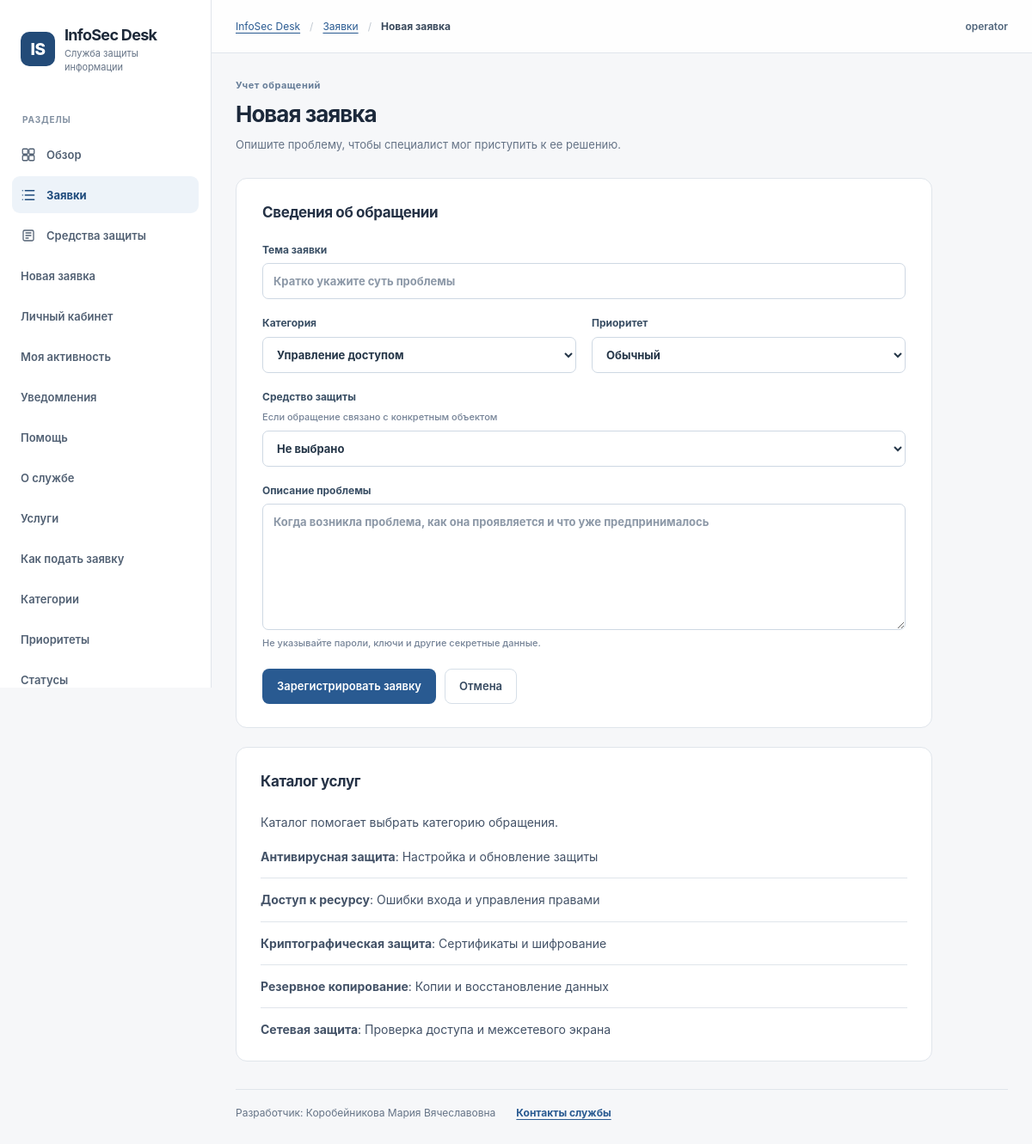
The page /tickets/new (signed in) on the database its author committed.
### tables this page shows
CREATE TABLE users (
    id INTEGER PRIMARY KEY,
    username TEXT NOT NULL UNIQUE COLLATE NOCASE,
    full_name TEXT NOT NULL,
    password_hash TEXT NOT NULL,
    role TEXT NOT NULL CHECK (role IN ('requester', 'operator', 'admin')),
    active INTEGER NOT NULL DEFAULT 1 CHECK (active IN (0, 1)),
    created_at TEXT NOT NULL DEFAULT (datetime('now'))
);

CREATE TABLE service_catalog (
 id INTEGER PRIMARY KEY, code TEXT NOT NULL UNIQUE, name TEXT NOT NULL,
 description TEXT NOT NULL DEFAULT '', category TEXT NOT NULL, active INTEGER NOT NULL DEFAULT 1
);

### src/infosec_desk/web.py (the view)
    @app.get("/tickets/new")
    def new_ticket_page():
        require_user()
        return show(
            "ticket_new.html",
            "Новая заявка",
            assets=service.assets(db_path),
            services=service.list_services(db_path, True),
        )

### src/infosec_desk/db.py (called while the page is built)
def connect(path: str | Path) -> sqlite3.Connection:
    db = sqlite3.connect(str(path), timeout=10)
    db.row_factory = sqlite3.Row
    db.execute("PRAGMA foreign_keys = ON")
    db.execute("PRAGMA busy_timeout = 5000")
    return db

### src/infosec_desk/security.py (called while the page is built)
def new_csrf_token() -> str:
    return secrets.token_urlsafe(32)

### src/infosec_desk/service.py (called while the page is built)
def find_user(db_path, user_id):
    with connect(db_path) as db:
        row = db.execute(
            "SELECT id,username,full_name,role,active FROM users WHERE id=?", (user_id,)
        ).fetchone()
    return dict(row) if row and row["active"] else None

def assets(db_path):
    with connect(db_path) as db:
        return [
            dict(row) for row in db.execute("SELECT * FROM assets WHERE active=1 ORDER BY name")
        ]

def list_services(db_path, active_only=False):
    with connect(db_path) as db:
        sql = (
            "SELECT * FROM service_catalog"
            + (" WHERE active=1" if active_only else "")
            + " ORDER BY name"
        )
        return [dict(x) for x in db.execute(sql)]

def get_settings(db_path):
    with connect(db_path) as db:
        settings = {
            r["setting_key"]: r["setting_value"]
            for r in db.execute("SELECT * FROM application_settings")
        }
    return {
        "help_email": settings.get("help_email", "Уточняется у администратора"),
        "office_hours": settings.get("office_hours", "Пн-Пт, 09:00-18:00"),
        "site_title": settings.get("site_title", "InfoSec Desk"),
    }

### src/infosec_desk/templates/ticket_new.html (shortened to what this page needs)
{% extends "base.html" %}
{% block content %}
<div class="page-head"><div><p class="section-label">Учет обращений</p><h1>Новая заявка</h1><p class="page-description">Опишите проблему, чтобы специалист мог приступить к ее решению.</p></div></div>
<section class="panel narrow" aria-labelledby="new-ticket-title">
  <div class="field-panel">
    <h2 id="new-ticket-title">Сведения об обращении</h2>
    <form method="post" action="/tickets" class="stack">
      <label for="ticket-title">Тема заявки<input id="ticket-title" name="title" required minlength="5" maxlength="160" placeholder="Кратко укажите суть проблемы" autofocus></label>
      <div class="form-grid">
        <label for="ticket-category">Категория<select id="ticket-category" name="category" required>{% for key,label in categories.items() %}<option value="{{ key }}">{{ label }}</option>{% endfor %}</select></label>
        <label for="ticket-priority">Приоритет<select id="ticket-priority" name="priority" required>{% for key,label in priorities.items() %}<option value="{{ key }}" {% if key=='normal' %}selected{% endif %}>{{ label }}</option>{% endfor %}</select></label>
      </div>
      <label for="ticket-asset">Средство защиты <span class="hint">Если обращение связано с конкретным объектом</span>
        <select id="ticket-asset" name="asset_id"><option value="">Не выбрано</option>{% for asset in assets %}<option value="{{ asset.id }}">{{ asset.inventory_no }} - {{ asset.name }}</option>{% endfor %}</select>
      </label>
      <label for="ticket-description">Описание проблемы
        <textarea id="ticket-description" name="description" rows="6" required minlength="10" maxlength="4000" placeholder="Когда возникла проблема, как она проявляется и что уже предпринималось"></textarea>
        <span class="hint">Не указывайте пароли, ключи и другие секретные данные.</span>
      </label>
      <div class="form-actions"><button class="primary" type="submit">Зарегистрировать заявку</button><a class="button secondary" href="/tickets">Отмена</a></div>
    </form>
  </div>
</section>
<section class="panel narrow" aria-labelledby="catalog-title">
  <div class="panel-body readable-text">
    <h2 id="catalog-title" class="panel-title">Каталог услуг</h2>
    <p>Каталог помогает выбрать категорию обращения.</p>
    <ul class="content-list">{% for item in services %}
      <li><strong>{{ item.name }}</strong>: {{ item.description }}</li>
    {% else %}<li>Каталог услуг пока пуст.</li>{% endfor %}</ul>
  </div>
</section>
{% endblock %}

### src/infosec_desk/templates/base.html (shortened to what this page needs)
<!DOCTYPE html>
<html lang="ru">
<head>
  <link rel="stylesheet" href="/static/style.css?v=4">
</head>
<body>
<div class="layout">
  <aside class="sidebar" aria-label="Навигация">
    <a class="brand" href="/public/overview" aria-label="InfoSec Desk, на главную">
      <span class="brand-mark" aria-hidden="true">IS</span>
      <span><strong>InfoSec Desk</strong><small>Служба защиты информации</small></span>
    </a>
    <div class="sidebar-label">Разделы</div>
    <nav class="menu" aria-label="Главное меню">
      {% if user %}
      <a href="/" class="{{ 'active' if request.path == '/' else '' }}" {% if request.path == '/' %}aria-current="page"{% endif %}>
        Обзор
      </a>
      <a href="/tickets" class="{{ 'active' if request.path.startswith('/tickets') else '' }}" {% if request.path.startswith('/tickets') %}aria-current="page"{% endif %}>
        <svg class="menu-icon" aria-hidden="true" viewBox="0 0 24 24" fill="none" stroke="currentColor" stroke-width="1.7" stroke-linecap="round" stroke-linejoin="round"><path d="M7 5h14M7 12h14M7 19h14"/><path d="M3 5h.01M3 12h.01M3 19h.01"/></svg>
        Заявки
      </a>
      <a href="/assets" class="{{ 'active' if request.path == '/assets' else '' }}" {% if request.path == '/assets' %}aria-current="page"{% endif %}>
        <svg class="menu-icon" aria-hidden="true" viewBox="0 0 24 24" fill="none" stroke="currentColor" stroke-width="1.7" stroke-linecap="round" stroke-linejoin="round"><rect x="4" y="4" width="16" height="16" rx="2"/><path d="M8 8h8M8 12h8M8 16h4"/></svg>
        Средства защиты
      </a>
      <a href="/tickets/new">Новая заявка</a>
      <a href="/profile">Личный кабинет</a>
      <a href="/my-activity">Моя активность</a>
      <a href="/notifications">Уведомления</a>
      <a href="/my-help">Помощь</a>
      {% endif %}
      <a href="/public/overview">О службе</a>
      <a href="/public/services">Услуги</a>
      <a href="/public/submit">Как подать заявку</a>
      <a href="/public/categories">Категории</a>
      <a href="/public/priorities">Приоритеты</a>
      <a href="/public/status">Статусы</a>
    </nav>
  </aside>
  <main class="content" id="main-content">
    <header class="topbar">
      <nav class="topbar-path" aria-label="Хлебные крошки">
        <a href="/public/overview">InfoSec Desk</a><span class="topbar-divider">/</span>
        {% if user and request.path.startswith('/tickets/') %}
        <a href="/tickets">Заявки</a><span class="topbar-divider">/</span>
        {% endif %}
        <strong aria-current="page">{{ title }}</strong>
      </nav>
      <div class="topbar-account">
        <span class="topbar-user">{{ user.username if user else 'Гость' }}</span>
      </div>
    </header>
    <div class="page">
      {% block content %}{% endblock %}
      <footer class="site-footer">
        <span>Разработчик: Коробейникова Мария Вячеславовна</span>
        <a href="/public/contacts">Контакты службы</a>
      </footer>
    </div>
  </main>
</div>
</body>
</html>

### rows shown on the page
users: username "operator"
service_catalog: name "Антивирусная защита", description "Настройка и обновление защиты"
service_catalog: name "Доступ к ресурсу", description "Ошибки входа и управления правами"
service_catalog: name "Криптографическая защита", description "Сертификаты и шифрование"
service_catalog: name "Резервное копирование", description "Копии и восстановление данных"
service_catalog: name "Сетевая защита", description "Проверка доступа и межсетевого экрана"

### other values the page prints
{{ title }} "Новая заявка"
form field category "Управление доступом"
form field priority "Обычный"
